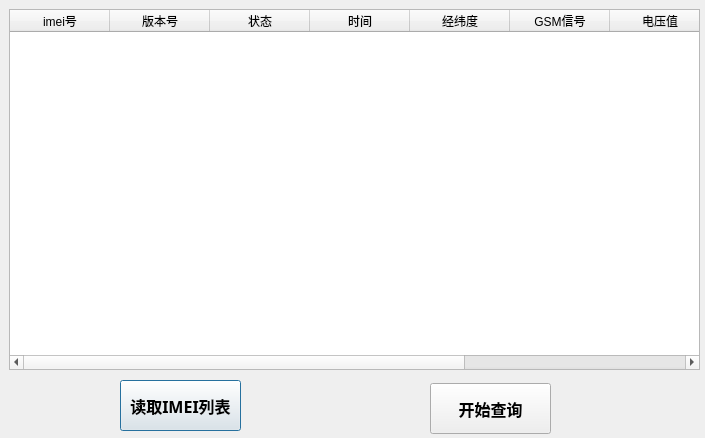
<?xml version="1.0" encoding="UTF-8"?>
<ui version="4.0">
 <class>Dialog_deviceList</class>
 <widget class="QDialog" name="Dialog_deviceList">
  <property name="geometry">
   <rect>
    <x>0</x>
    <y>0</y>
    <width>705</width>
    <height>438</height>
   </rect>
  </property>
  <property name="windowTitle">
   <string>Dialog</string>
  </property>
  <widget class="QTableWidget" name="tableWidget">
   <property name="geometry">
    <rect>
     <x>9</x>
     <y>9</y>
     <width>691</width>
     <height>361</height>
    </rect>
   </property>
   <column>
    <property name="text">
     <string>imei号</string>
    </property>
   </column>
   <column>
    <property name="text">
     <string>版本号</string>
    </property>
   </column>
   <column>
    <property name="text">
     <string>状态</string>
    </property>
   </column>
   <column>
    <property name="text">
     <string>时间</string>
    </property>
   </column>
   <column>
    <property name="text">
     <string>经纬度</string>
    </property>
   </column>
   <column>
    <property name="text">
     <string>GSM信号</string>
    </property>
   </column>
   <column>
    <property name="text">
     <string>电压值</string>
    </property>
   </column>
   <column>
    <property name="text">
     <string>方向</string>
    </property>
   </column>
   <column>
    <property name="text">
     <string>速度</string>
    </property>
   </column>
  </widget>
  <widget class="QPushButton" name="pushButton_ReadFile">
   <property name="geometry">
    <rect>
     <x>120</x>
     <y>380</y>
     <width>121</width>
     <height>51</height>
    </rect>
   </property>
   <property name="font">
    <font>
     <family>Agency FB</family>
     <pointsize>12</pointsize>
     <weight>75</weight>
     <bold>true</bold>
    </font>
   </property>
   <property name="text">
    <string>读取IMEI列表</string>
   </property>
  </widget>
  <widget class="QPushButton" name="pushButton_StartLoad">
   <property name="geometry">
    <rect>
     <x>430</x>
     <y>383</y>
     <width>121</width>
     <height>51</height>
    </rect>
   </property>
   <property name="font">
    <font>
     <family>Agency FB</family>
     <pointsize>12</pointsize>
     <weight>75</weight>
     <bold>true</bold>
    </font>
   </property>
   <property name="text">
    <string>开始查询</string>
   </property>
  </widget>
 </widget>
 <resources/>
 <connections/>
</ui>
